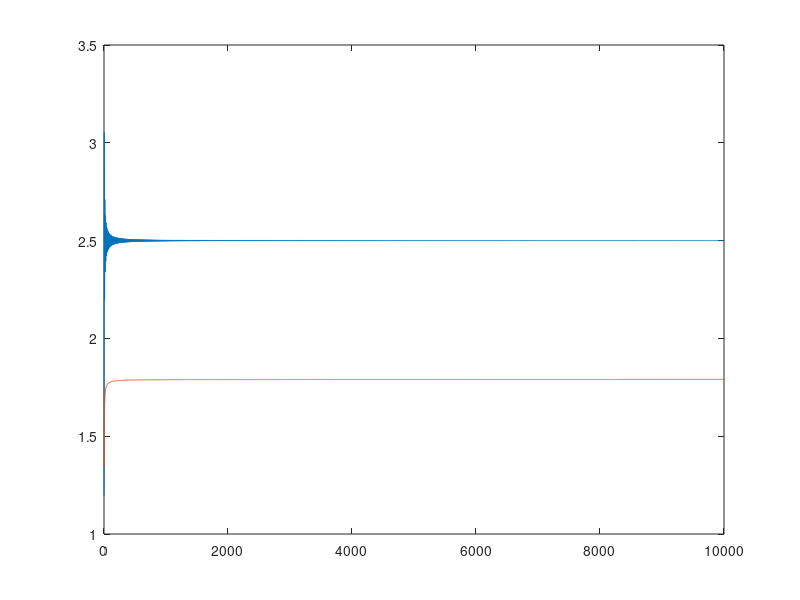

Reproduce this figure in MATLAB.
%% By Daniel de las Heras
%  García, from Adelphi University.
%  A program that approximates the function f(x) = x
%  Using a series.

%% INPUT VARIABLES
zeta        =       2.5;                % Input of the function 
N           =       10000;              % Limit of the series

%% DECLARING ARRAYS --  ALL HAVE SIZE EQUAL TO THE NUMBER OF INTERATIONS
%  WE WILL CARRY OUT
sigma        =       zeros(N,1);    % Array to store the sum of the error
                                    % point
series      =       zeros(N,1);     % Array which stores the estimated 
                                    % values of the function at each
                                    % iteration

%% SETTING THE FIRST VALUES OF THE ARRAYS
series(1)   =       (((-1).^(2))/1)*sin(1 * zeta);  % First term of the 
                                                    % approximation
sigma(1)    =       sqrt(sum(zeta-series(1)));      % First term of the 
                                                    % errors

%% ALGORITHM --  CALCULATE THE APPROXIMATION GIVEN A NUMBER OF ITERATIONS.
%                SERIES SHOULD GO TO INFINITY BUT WE CANNOT ACCOMPLISH THAT 
%                NUMERICALLY SO WE USE A LIMIT N
for i       =       2:N
    
    % Series implementation code
    series(i)      =    series(i-1) + (((-1)^(i+1))/i) * sin(i * zeta);

    % Calculates the total error at each step
    errorStep      =    (zeta-(series(1:i)*2)).^2;
    sigma(i)       =    sqrt(sum(errorStep));
end

% Multiplies every value by two to complete the series
series = 2 * series;

%% PLOT

% Plot of the function approximation against the limit of the series N
plot(1:N,series)

hold on 

% Plot of the total error given the limit of the series N
plot(1:N,sigma)
